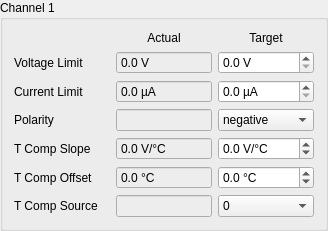
    <widget class="QGroupBox" name="groupBox_1">
     <property name="title">
      <string>Channel 1</string>
     </property>
     <layout class="QGridLayout" name="gridLayout" columnstretch="1,1,1">
      <item row="5" column="0">
       <widget class="QLabel" name="label_4">
        <property name="text">
         <string>T Comp Offset</string>
        </property>
       </widget>
      </item>
      <item row="6" column="0">
       <widget class="QLabel" name="label_5">
        <property name="text">
         <string>T Comp Source</string>
        </property>
       </widget>
      </item>
      <item row="4" column="1">
       <widget class="QDoubleSpinBox" name="spin_actual_tcomp_slope_2">
        <property name="sizePolicy">
         <sizepolicy hsizetype="MinimumExpanding" vsizetype="Fixed">
          <horstretch>0</horstretch>
          <verstretch>0</verstretch>
         </sizepolicy>
        </property>
        <property name="palette">
         <palette>
          <active>
           <colorrole role="Base">
            <brush brushstyle="SolidPattern">
             <color alpha="255">
              <red>237</red>
              <green>237</green>
              <blue>237</blue>
             </color>
            </brush>
           </colorrole>
          </active>
          <inactive>
           <colorrole role="Base">
            <brush brushstyle="SolidPattern">
             <color alpha="255">
              <red>237</red>
              <green>237</green>
              <blue>237</blue>
             </color>
            </brush>
           </colorrole>
          </inactive>
          <disabled>
           <colorrole role="Base">
            <brush brushstyle="SolidPattern">
             <color alpha="255">
              <red>255</red>
              <green>255</green>
              <blue>255</blue>
             </color>
            </brush>
           </colorrole>
          </disabled>
         </palette>
        </property>
        <property name="readOnly">
         <bool>true</bool>
        </property>
        <property name="buttonSymbols">
         <enum>QAbstractSpinBox::NoButtons</enum>
        </property>
        <property name="suffix">
         <string> V/°C</string>
        </property>
        <property name="decimals">
         <number>1</number>
        </property>
        <property name="minimum">
         <double>-9999.000000000000000</double>
        </property>
        <property name="maximum">
         <double>9999.000000000000000</double>
        </property>
        <property name="singleStep">
         <double>1.000000000000000</double>
        </property>
       </widget>
      </item>
      <item row="0" column="1">
       <widget class="QLabel" name="label_actual">
        <property name="text">
         <string>Actual</string>
        </property>
        <property name="alignment">
         <set>Qt::AlignCenter</set>
        </property>
       </widget>
      </item>
      <item row="1" column="1">
       <widget class="QDoubleSpinBox" name="spin_actual_voltage_limit_2">
        <property name="sizePolicy">
         <sizepolicy hsizetype="MinimumExpanding" vsizetype="Fixed">
          <horstretch>0</horstretch>
          <verstretch>0</verstretch>
         </sizepolicy>
        </property>
        <property name="palette">
         <palette>
          <active>
           <colorrole role="Base">
            <brush brushstyle="SolidPattern">
             <color alpha="255">
              <red>237</red>
              <green>237</green>
              <blue>237</blue>
             </color>
            </brush>
           </colorrole>
          </active>
          <inactive>
           <colorrole role="Base">
            <brush brushstyle="SolidPattern">
             <color alpha="255">
              <red>237</red>
              <green>237</green>
              <blue>237</blue>
             </color>
            </brush>
           </colorrole>
          </inactive>
          <disabled>
           <colorrole role="Base">
            <brush brushstyle="SolidPattern">
             <color alpha="255">
              <red>255</red>
              <green>255</green>
              <blue>255</blue>
             </color>
            </brush>
           </colorrole>
          </disabled>
         </palette>
        </property>
        <property name="readOnly">
         <bool>true</bool>
        </property>
        <property name="buttonSymbols">
         <enum>QAbstractSpinBox::NoButtons</enum>
        </property>
        <property name="suffix">
         <string> V</string>
        </property>
        <property name="decimals">
         <number>1</number>
        </property>
        <property name="maximum">
         <double>10000.000000000000000</double>
        </property>
        <property name="singleStep">
         <double>0.100000000000000</double>
        </property>
       </widget>
      </item>
      <item row="2" column="0">
       <widget class="QLabel" name="label_11">
        <property name="text">
         <string>Current Limit</string>
        </property>
       </widget>
      </item>
      <item row="2" column="1">
       <widget class="QDoubleSpinBox" name="spin_actual_current_limit_2">
        <property name="sizePolicy">
         <sizepolicy hsizetype="MinimumExpanding" vsizetype="Fixed">
          <horstretch>0</horstretch>
          <verstretch>0</verstretch>
         </sizepolicy>
        </property>
        <property name="palette">
         <palette>
          <active>
           <colorrole role="Base">
            <brush brushstyle="SolidPattern">
             <color alpha="255">
              <red>237</red>
              <green>237</green>
              <blue>237</blue>
             </color>
            </brush>
           </colorrole>
          </active>
          <inactive>
           <colorrole role="Base">
            <brush brushstyle="SolidPattern">
             <color alpha="255">
              <red>237</red>
              <green>237</green>
              <blue>237</blue>
             </color>
            </brush>
           </colorrole>
          </inactive>
          <disabled>
           <colorrole role="Base">
            <brush brushstyle="SolidPattern">
             <color alpha="255">
              <red>255</red>
              <green>255</green>
              <blue>255</blue>
             </color>
            </brush>
           </colorrole>
          </disabled>
         </palette>
        </property>
        <property name="readOnly">
         <bool>true</bool>
        </property>
        <property name="buttonSymbols">
         <enum>QAbstractSpinBox::NoButtons</enum>
        </property>
        <property name="suffix">
         <string> µA</string>
        </property>
        <property name="decimals">
         <number>1</number>
        </property>
        <property name="maximum">
         <double>10000.000000000000000</double>
        </property>
        <property name="singleStep">
         <double>1.000000000000000</double>
        </property>
       </widget>
      </item>
      <item row="3" column="0">
       <widget class="QLabel" name="label_6">
        <property name="text">
         <string>Polarity</string>
        </property>
       </widget>
      </item>
      <item row="3" column="1">
       <widget class="QLineEdit" name="le_actual_polarity_2">
        <property name="palette">
         <palette>
          <active>
           <colorrole role="Base">
            <brush brushstyle="SolidPattern">
             <color alpha="255">
              <red>237</red>
              <green>237</green>
              <blue>237</blue>
             </color>
            </brush>
           </colorrole>
          </active>
          <inactive>
           <colorrole role="Base">
            <brush brushstyle="SolidPattern">
             <color alpha="255">
              <red>237</red>
              <green>237</green>
              <blue>237</blue>
             </color>
            </brush>
           </colorrole>
          </inactive>
          <disabled>
           <colorrole role="Base">
            <brush brushstyle="SolidPattern">
             <color alpha="255">
              <red>255</red>
              <green>255</green>
              <blue>255</blue>
             </color>
            </brush>
           </colorrole>
          </disabled>
         </palette>
        </property>
        <property name="readOnly">
         <bool>true</bool>
        </property>
       </widget>
      </item>
      <item row="1" column="0">
       <widget class="QLabel" name="label_12">
        <property name="text">
         <string>Voltage Limit</string>
        </property>
       </widget>
      </item>
      <item row="4" column="0">
       <widget class="QLabel" name="label_3">
        <property name="text">
         <string>T Comp Slope</string>
        </property>
       </widget>
      </item>
      <item row="5" column="1">
       <widget class="QDoubleSpinBox" name="spin_actual_tcomp_slope_3">
        <property name="sizePolicy">
         <sizepolicy hsizetype="MinimumExpanding" vsizetype="Fixed">
          <horstretch>0</horstretch>
          <verstretch>0</verstretch>
         </sizepolicy>
        </property>
        <property name="palette">
         <palette>
          <active>
           <colorrole role="Base">
            <brush brushstyle="SolidPattern">
             <color alpha="255">
              <red>237</red>
              <green>237</green>
              <blue>237</blue>
             </color>
            </brush>
           </colorrole>
          </active>
          <inactive>
           <colorrole role="Base">
            <brush brushstyle="SolidPattern">
             <color alpha="255">
              <red>237</red>
              <green>237</green>
              <blue>237</blue>
             </color>
            </brush>
           </colorrole>
          </inactive>
          <disabled>
           <colorrole role="Base">
            <brush brushstyle="SolidPattern">
             <color alpha="255">
              <red>255</red>
              <green>255</green>
              <blue>255</blue>
             </color>
            </brush>
           </colorrole>
          </disabled>
         </palette>
        </property>
        <property name="readOnly">
         <bool>true</bool>
        </property>
        <property name="buttonSymbols">
         <enum>QAbstractSpinBox::NoButtons</enum>
        </property>
        <property name="suffix">
         <string> °C</string>
        </property>
        <property name="decimals">
         <number>1</number>
        </property>
        <property name="minimum">
         <double>0.000000000000000</double>
        </property>
        <property name="maximum">
         <double>50.000000000000000</double>
        </property>
        <property name="singleStep">
         <double>0.100000000000000</double>
        </property>
       </widget>
      </item>
      <item row="0" column="2">
       <widget class="QLabel" name="label_target">
        <property name="text">
         <string>Target</string>
        </property>
        <property name="alignment">
         <set>Qt::AlignCenter</set>
        </property>
       </widget>
      </item>
      <item row="1" column="2">
       <widget class="QDoubleSpinBox" name="spin_target_voltage_limit_2">
        <property name="sizePolicy">
         <sizepolicy hsizetype="MinimumExpanding" vsizetype="Fixed">
          <horstretch>0</horstretch>
          <verstretch>0</verstretch>
         </sizepolicy>
        </property>
        <property name="suffix">
         <string> V</string>
        </property>
        <property name="decimals">
         <number>1</number>
        </property>
        <property name="maximum">
         <double>10000.000000000000000</double>
        </property>
        <property name="singleStep">
         <double>0.100000000000000</double>
        </property>
       </widget>
      </item>
      <item row="2" column="2">
       <widget class="QDoubleSpinBox" name="spin_target_current_limit_2">
        <property name="sizePolicy">
         <sizepolicy hsizetype="MinimumExpanding" vsizetype="Fixed">
          <horstretch>0</horstretch>
          <verstretch>0</verstretch>
         </sizepolicy>
        </property>
        <property name="suffix">
         <string> µA</string>
        </property>
        <property name="decimals">
         <number>1</number>
        </property>
        <property name="maximum">
         <double>10000.000000000000000</double>
        </property>
        <property name="singleStep">
         <double>0.100000000000000</double>
        </property>
       </widget>
      </item>
      <item row="3" column="2">
       <widget class="QComboBox" name="combo_target_polarity_2">
        <item>
         <property name="text">
          <string>negative</string>
         </property>
        </item>
        <item>
         <property name="text">
          <string>positive</string>
         </property>
        </item>
       </widget>
      </item>
      <item row="4" column="2">
       <widget class="QDoubleSpinBox" name="spin_target_tcomp_slope_2">
        <property name="sizePolicy">
         <sizepolicy hsizetype="MinimumExpanding" vsizetype="Fixed">
          <horstretch>0</horstretch>
          <verstretch>0</verstretch>
         </sizepolicy>
        </property>
        <property name="suffix">
         <string> V/°C</string>
        </property>
        <property name="decimals">
         <number>1</number>
        </property>
        <property name="minimum">
         <double>-9999.000000000000000</double>
        </property>
        <property name="maximum">
         <double>9999.000000000000000</double>
        </property>
        <property name="singleStep">
         <double>0.100000000000000</double>
        </property>
       </widget>
      </item>
      <item row="5" column="2">
       <widget class="QDoubleSpinBox" name="spin_target_tcomp_slope_3">
        <property name="sizePolicy">
         <sizepolicy hsizetype="MinimumExpanding" vsizetype="Fixed">
          <horstretch>0</horstretch>
          <verstretch>0</verstretch>
         </sizepolicy>
        </property>
        <property name="suffix">
         <string> °C</string>
        </property>
        <property name="decimals">
         <number>1</number>
        </property>
        <property name="minimum">
         <double>-9999.000000000000000</double>
        </property>
        <property name="maximum">
         <double>9999.000000000000000</double>
        </property>
        <property name="singleStep">
         <double>0.100000000000000</double>
        </property>
       </widget>
      </item>
      <item row="6" column="2">
       <widget class="QComboBox" name="comboBox">
        <item>
         <property name="text">
          <string>0</string>
         </property>
        </item>
        <item>
         <property name="text">
          <string>1</string>
         </property>
        </item>
        <item>
         <property name="text">
          <string>2</string>
         </property>
        </item>
        <item>
         <property name="text">
          <string>3</string>
         </property>
        </item>
        <item>
         <property name="text">
          <string>off</string>
         </property>
        </item>
       </widget>
      </item>
      <item row="6" column="1">
       <widget class="QLineEdit" name="le_actual_polarity_3">
        <property name="palette">
         <palette>
          <active>
           <colorrole role="Base">
            <brush brushstyle="SolidPattern">
             <color alpha="255">
              <red>237</red>
              <green>237</green>
              <blue>237</blue>
             </color>
            </brush>
           </colorrole>
          </active>
          <inactive>
           <colorrole role="Base">
            <brush brushstyle="SolidPattern">
             <color alpha="255">
              <red>237</red>
              <green>237</green>
              <blue>237</blue>
             </color>
            </brush>
           </colorrole>
          </inactive>
          <disabled>
           <colorrole role="Base">
            <brush brushstyle="SolidPattern">
             <color alpha="255">
              <red>255</red>
              <green>255</green>
              <blue>255</blue>
             </color>
            </brush>
           </colorrole>
          </disabled>
         </palette>
        </property>
        <property name="readOnly">
         <bool>true</bool>
        </property>
       </widget>
      </item>
     </layout>
    </widget>
